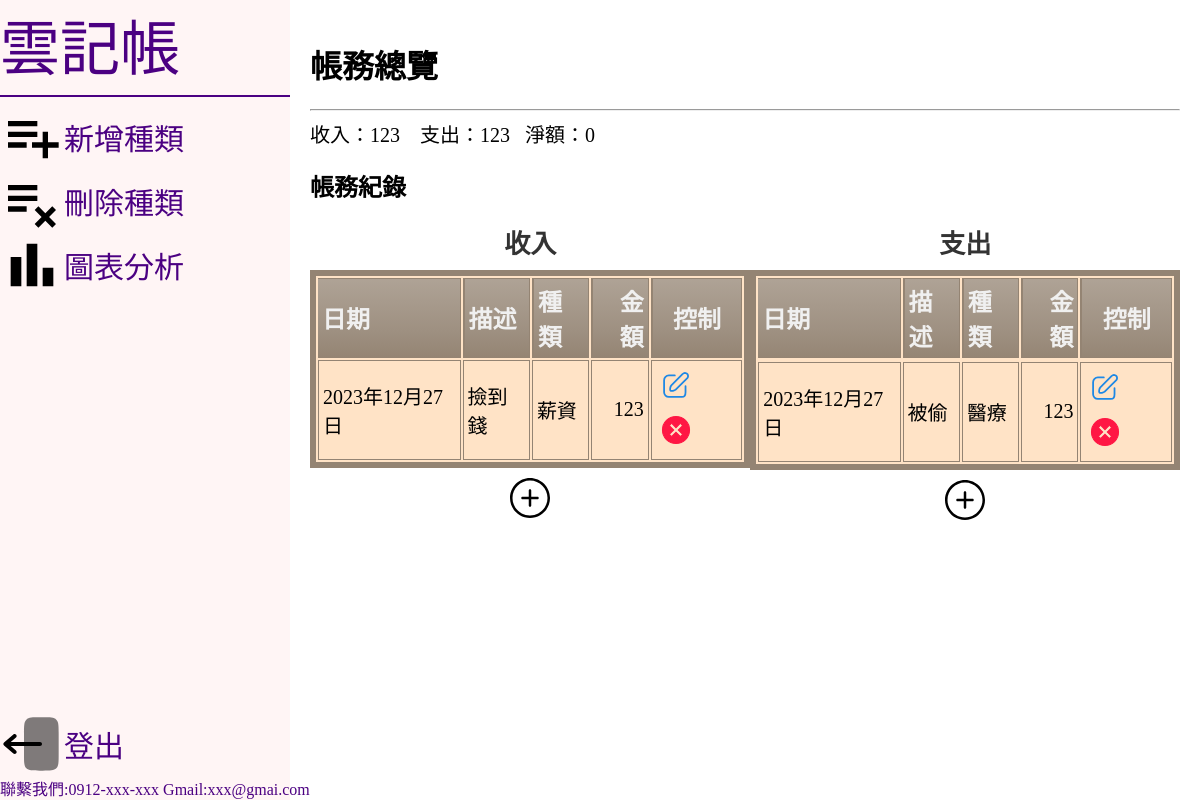
The page /index/ (signed in) on the database as committed earlier.
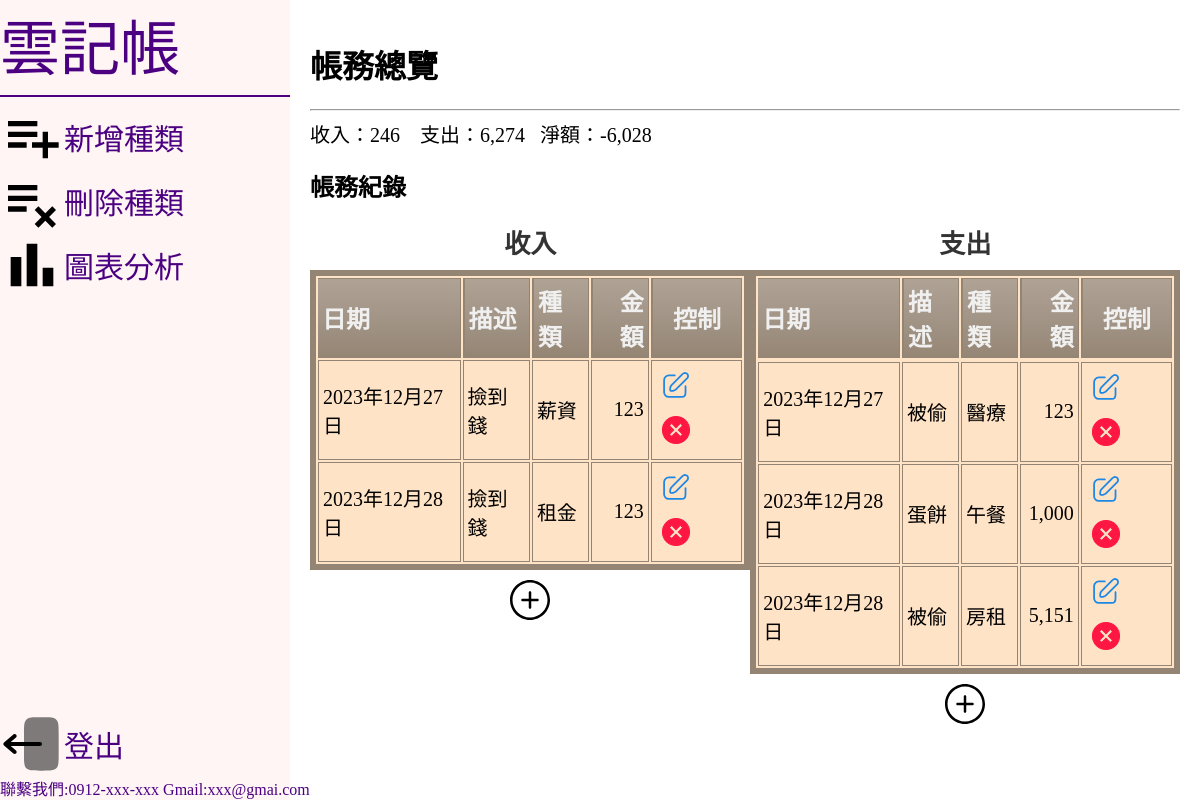
The same page on the database as committed later.
### projectapp/models.py (models this page shows, shortened)
class Record_R1(models.Model):
    user=ForeignKey(User,on_delete=models.CASCADE,null=True)
    date 	= DateField()
    description = CharField(max_length=300,null=True)
    categoryR 	= CharField(max_length=50)
    cash 	= IntegerField()
    is_settled = models.BooleanField(default=False)  # 新增用來標記是否已經結算的欄位

class Record_E1(models.Model):
    user=ForeignKey(User,on_delete=models.CASCADE,null=True)
    date 	= DateField()
    description = CharField(max_length=300,null=True)
    categoryE 	= CharField(max_length=50)
    cash 	= IntegerField()
    is_settled = models.BooleanField(default=False)  # 新增用來標記是否已經結算的欄位

### projectapp/views.py (the view)
# urls.py: path('index/',views.recordall_and_cashflow,name='index'),
@login_required
def recordall_and_cashflow(request):
    corrent_user=request.user
    recordAllE=Record_E1.objects.filter(user=corrent_user).order_by('date')
    recordAllR=Record_R1.objects.filter(user=corrent_user).order_by('date')
    income_list=[record.cash for record in recordAllR]
    outcome_list=[record.cash for record in recordAllE]
    income=sum(income_list) if len(income_list)!=0 else 0
    outcome=sum(outcome_list) if len(outcome_list)!=0 else 0
    net = income -outcome
    return render(request,'index.html',locals())

### templates/index.html (shortened to what this page needs)
<!DOCTYPE html>
<html lang="en">
<head>
  <link rel="stylesheet" href="/static/css/index.css">
</head>
<body>
  <div class="container">
    <div class="left-box">
      <div class="listtitle">雲記帳</div>
      <hr>
      <div class="list">
        <a href="/addcategory">
          <img src="/static/img/playlist_add_FILL0_wght400_GRAD0_opsz24.svg" alt="">
          <span>新增種類</span>
        </a>
        <a href="/delcategory">
          <img src="/static/img/playlist_remove_FILL0_wght400_GRAD0_opsz24.svg" alt="">
          <span>刪除種類</span>
        </a>
        <a href="/charts">
          <img src="/static/img/bar_chart_FILL0_wght400_GRAD0_opsz24.svg" alt="">
          <span>圖表分析</span>
        </a>
      </div>
      <div class="content">
        <a href="/logout" class="logout">
          <img src="/static/img/logout-2-svgrepo-com (1).svg" alt="">
          <span>登出</span>
        </a>
        聯繫我們:0912-xxx-xxx
        Gmail:xxx@gmai.com
      </div>
    </div>
    <div class="right-text">
      <h1>帳務總覽</h1>
      <hr>
      <div class="incomeEP">
        收入：<span class="thousand-separator">{{ income }}</span> &nbsp;&nbsp;
        支出：<span class="thousand-separator">{{ outcome }} </span>&nbsp;&nbsp;
        淨額：<span class="thousand-separator">{{ net }}</span>
      </div>
      <h2>帳務紀錄</h2>
      <div class="table-all">
        <div>
          <table class="cinereousTable">
            <caption>收入</caption>
            <thead>
              <tr>
                <th>日期</th>
                <th>描述</th>
                <th>種類</th>
                <th style="text-align: right;">金額</th>
                <th style="text-align: center;">控制</th>
              </tr>
            </thead>
            {% for record in recordAllR %}
            <tr>
              <td>{{ record.date }}</td>
              <td>{{ record.description }}</td>
              <td>{{ record.categoryR }}</td>
              <td class="thousand-separator" style="text-align: right;">{{ record.cash }}</td>
              <td>
                <a href="{% url 'editRr' record.id %}"><img src="/static/img/edit.svg" alt="編輯"></a>
                <a href="{% url 'delRr' record.id %}"><img src="/static/img/cancel-svgrepo-com.svg" alt="刪除"></a>
              </td>
            </tr>
            {% endfor %}
          </table>
          <div style="text-align: center;margin-top:10px">
          <a style="margin-top:10px;" href="/addRrecord">
            <img src="/static/img/plus-circle-svgrepo-com.svg" alt="">
          </a>
        </div>
        </div>
        <div>
          <table class="cinereousTable">
            <caption>支出</caption>
            <thead>
              <th>日期</th>
              <th>描述</th>
              <th>種類</th>
              <th style="text-align: right;">金額</th>
              <th style="text-align: center;">控制</th>
              {% for record in recordAllE %}
              <tr>
            </thead>
            <td>{{ record.date }}</td>
            <td>{{ record.description }}</td>
            <td>{{ record.categoryE }}</td>
            <td class="thousand-separator" style="text-align: right;">{{ record.cash }}</td>
            <td>
              <a href="{% url 'editEr' record.id %}"><img src="/static/img/edit.svg" alt="編輯"></a>
              <a href="{% url 'delEr' record.id %}"><img src="/static/img/cancel-svgrepo-com.svg" alt="刪除"></a>
            </td>
            </tr>
            {% endfor %}
          </table>
          <div style="text-align: center; margin-top:10px">
          <a style="color:black;text-decoration: none;" href="/addErecord">
            <img src="/static/img/plus-circle-svgrepo-com.svg" alt="">
          </a>
        </div>
        </div>
      </div>
    </div>
  </div>
</body>
</html>

### static/css/index.css (style rules this page uses)
body { margin: 0; padding: 0; }
.container { display: flex; width: 100vw; height: 100vh; }
.left-box { width: 25%; background-color: #fff5f5; }
.left-box .list span { color: #4b0082; }
.left-box .list a { color: #4b0082; text-decoration: none; font-size:30px; display: flex; align-items: center; }
.listtitle { color: #4b0082; font-size: 60px; text-align: left; }
.content { position: absolute; color:#4b0082; bottom:0; display: flex; flex-direction: column; }
.content a { color: #4b0082; text-decoration: none; font-size:30px; display: flex; align-items: center; }
.left-box hr { border: 1px solid #4b0082; }
.right-text { width: 75%; padding: 20px; overflow-y: auto; }
.incomeEP { color:black; font-size: 20px; }
.table-all { display:flex; justify-content: space-around; }
.table-all caption { font-size: 26px; font-weight: bold; color: #333; margin-bottom: 10px; }
.table-all img { text-align: center; }
.thousand-separator { text-align: right; }
table.cinereousTable { border: 6px solid #948473; background-color: #FFE3C6; width: 100%; }
table.cinereousTable td, table.cinereousTable th { border: 1px solid #948473; padding: 4px 4px; }
table.cinereousTable tbody td { font-size: 20px; padding: 4px; }
table.cinereousTable thead { background: #948473; background: -moz-linear-gradient(top, #afa396 0%, #9e9081 66%, #948473 100%); background: -webkit-linear-gradient(top, #afa396 0%, #9e9081 66%, #948473 100%); background: linear-gradient(to bottom, #afa396 0%, #9e9081 66%, #948473 100%); }
table.cinereousTable thead th { font-size: 24px; font-weight: bold; color: #F0F0F0; text-align: left; border-left: 2px solid #948473; }
table.cinereousTable thead th:first-child { border-left: none; }

Rows that differ between the two databases and show on the page:
added Record_R1: date "2023年12月28日", description "撿到錢", categoryR "租金", cash "123"
added Record_E1: date "2023年12月28日", description "蛋餅", categoryE "午餐", cash "1,000"
added Record_E1: date "2023年12月28日", description "被偷", categoryE "房租", cash "5,151"
Other text that changed with them:
{{ income }}: "123" → "246"
{{ outcome }}: "123" → "6,274"
{{ net }}: "0" → "-6,028"
